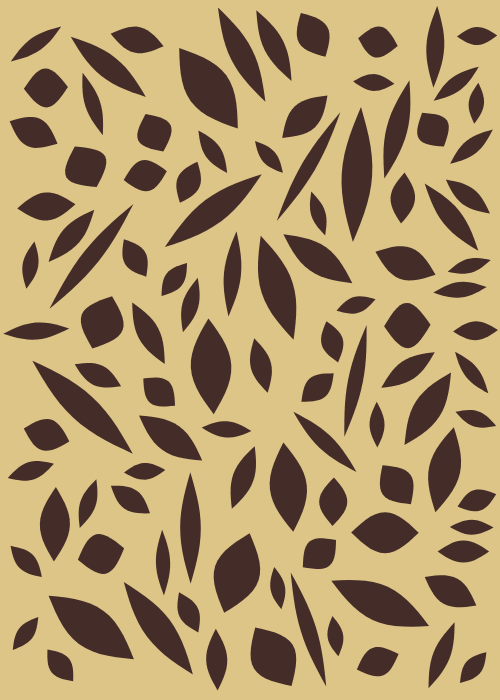
Frame 1 (no input)
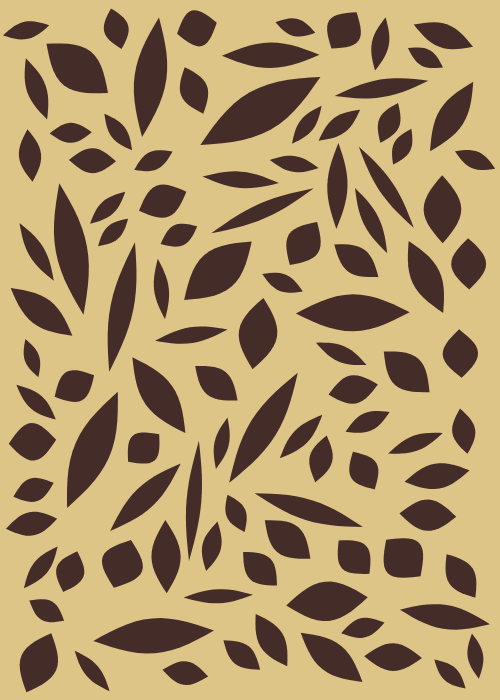
Frame 2 (the mouse pressed at the canvas centre, redrawn once)

The p5.js sketch that drew these frames (run headless with seeded random() and noise() and a simulated clock; the mouse was pressed at the canvas centre and the sketch redrawn once):

// p5.js sketch
// ── sketch.js
/**
 * Compilation: IrregularShapeCirclePacking.js
 * Dependencies: p5.js
 * Data files: none
 * 
 * Implements irregular packing algorithm using circle approximation collision detection.
 * Generates randomly sized and oriented lens-shaped leaves, using multiple circles
 * along each leaf's centerline to approximate its shape for efficient collision
 * detection via rejection sampling.
 * 
 * Algorithm: Brute-force rejection sampling with circle approximation
 * - Generate random leaf (position, size, rotation)
 * - Approximate leaf shape with 3-6 circles along centerline
 * - Accept if leaf doesn't collide with existing leaves
 * - Repeat until target count reached or max attempts exceeded
 * 
 * Collision detection: Circle-to-circle tests are faster than polygon-to-polygon,
 * making this approximation effective for irregular shapes.
 *
 * For additional information, see:
 *
 * @author Chloe Choi
 * @author Alexandros Haridis
 */

// Configuration constants
const TARGET_COUNT = 140;    // desired number of leaves to pack
const MIN_LEN = 40;          // minimum leaf length in pixels
const MAX_LEN = 140;         // maximum leaf length in pixels
const MIN_WID = 14;          // minimum leaf width in pixels
const MAX_WID = 46;          // maximum leaf width in pixels
const PADDING = 5;           // minimum spacing between leaf edges in pixels
const MAX_ATTEMPTS = 250000; // upper limit on placement attempts to prevent infinite loops
const POINTS_PER_SIDE = 14;  // number of points per half-curve for lens polygon

// Global state
let leaves = [];  // array of successfully placed Leaf objects

/**
 * Initialize canvas
 * @effects creates canvas and sets drawing to static mode
 */
function setup() {
  createCanvas(500, 700);
  noLoop();
}

/**
 * Main rendering loop
 * @requires setup() has been called
 * @effects sets background, packs leaves, and draws them
 */
function draw() {
  background(221, 196, 135);  // tan background
  packLeaves();
  
  // Draw all successfully placed leaves
  fill(68, 44, 41);  // dark brown leaf color
  noStroke();
  for (const leaf of leaves) {
    leaf.draw();
    // Uncomment to visualize circle approximations:
    // leaf.drawCircles();
  }
  
  // Uncomment to display placement statistics in top-left corner
  // fill(255);
  // textSize(14);
  // text(`Placed: ${leaves.length}/${TARGET_COUNT}`, 12, 20);
}

/**
 * Main packing algorithm using rejection sampling
 * 
 * Algorithm:
 * 1. Clear existing leaves array
 * 2. Generate random candidate leaf with random size and rotation
 * 3. Position is automatically constrained to keep leaf within canvas
 * 4. Test if candidate collides with existing leaves
 * 5. If no collision, add to leaves array
 * 6. Repeat until TARGET_COUNT reached or MAX_ATTEMPTS exceeded
 * 
 * @requires global constants TARGET_COUNT, MAX_ATTEMPTS are positive
 * @effects modifies global leaves array with successfully packed Leaf objects
 */
function packLeaves() {
  leaves = [];  // reset to empty array
  let attempts = 0;
  
  while (leaves.length < TARGET_COUNT && attempts < MAX_ATTEMPTS) {
    attempts++;
    const candidate = new Leaf();
    
    if (!candidate.collides(leaves)) {
      leaves.push(candidate);
    }
  }
}

/**
 * Leaf class
 * 
 * Represents a lens-shaped leaf with random position, size, and rotation.
 */
class Leaf {
  /**
   * Constructor - creates leaf with random properties
   * @effects initializes leaf with random size in [MIN_LEN, MAX_LEN] × [MIN_WID, MAX_WID],
   *          random rotation angle, position constrained to keep entire leaf within canvas,
   *          and generates circle approximation
   */
  constructor() {
    // Generate random size and rotation first
    this.len = random(MIN_LEN, MAX_LEN);  // leaf length
    this.wid = random(MIN_WID, MAX_WID);  // leaf width
    this.angle = random(TWO_PI);          // rotation angle
    
    // Calculate safe radius: diagonal of leaf's bounding box
    const halfLen = this.len * 0.5;
    const halfWid = this.wid * 0.5;
    const safeRadius = sqrt(halfLen * halfLen + halfWid * halfWid);
    
    // Constrain position to keep entire leaf within canvas bounds
    this.position = createVector(
      random(safeRadius, width - safeRadius),   // x-position
      random(safeRadius, height - safeRadius)   // y-position
    );
    
    this.circles = this.generateCircles(); // circle approximation for collision
  }
  
  /**
   * Generate circle approximation for this leaf
   * 
   * Algorithm:
   * - Determines number of circles based on leaf length (3-6 circles)
   * - Distributes circles evenly along centerline from tip to tip
   * - Applies sinusoidal taper to circle radii (larger in middle, smaller at tips)
   * - Transforms circles from local to world coordinates
   * 
   * This approximation allows fast circle-to-circle collision tests instead of
   * expensive polygon-to-polygon tests.
   * 
   * @returns {Object[]} array of circle objects with {x, y, r} in world coordinates
   */
  generateCircles() {
    const numCircles = this.getNumCircles();
    const halfLen = this.len * 0.5;
    const baseRadius = max(this.wid * 0.55, 2);
    
    const localCircles = [];
    
    // Distribute circles along the centerline with margin at tips
    const margin = baseRadius * 0.35;
    const leftEdge = -halfLen + margin;
    const rightEdge = halfLen - margin;
    
    for (let i = 0; i < numCircles; i++) {
      const t = i / (numCircles - 1);  // parameter from 0 to 1
      const localX = lerp(leftEdge, rightEdge, t);
      
      // Taper radius toward leaf tips using sine curve
      const taper = 0.55 + 0.45 * sin(PI * t);
      const radius = baseRadius * taper;
      
      localCircles.push({ x: localX, y: 0, r: radius });
    }
    
    return this.transformCirclesToWorld(localCircles);
  }
  
  /**
   * Determine number of circles based on leaf size
   * @returns {number} number of circles (3-6) to use for this leaf
   */
  getNumCircles() {
    if (this.len < 70) return 3;
    if (this.len < 95) return 4;
    if (this.len < 115) return 5;
    return 6;
  }
  
  /**
   * Transform circles from local to world coordinates
   * 
   * Applies rotation and translation to convert from leaf's local
   * coordinate system (centered, aligned along x-axis) to world
   * canvas coordinates.
   * 
   * @param {Object[]} localCircles - circles in local coordinates {x, y, r}
   * @returns {Object[]} circles in world coordinates {x, y, r}
   */
  transformCirclesToWorld(localCircles) {
    const cosA = cos(this.angle);
    const sinA = sin(this.angle);
    const worldCircles = [];
    
    for (const circle of localCircles) {
      // Apply rotation matrix and translation
      const worldX = circle.x * cosA - circle.y * sinA + this.position.x;
      const worldY = circle.x * sinA + circle.y * cosA + this.position.y;
      worldCircles.push({ x: worldX, y: worldY, r: circle.r });
    }
    
    return worldCircles;
  }
  
  /**
   * Check collision with array of other leaves
   * 
   * @param {Leaf[]} otherLeaves - array of leaves to test against
   * @requires otherLeaves is an array of Leaf objects
   * @returns {boolean} true if this leaf overlaps with any leaf in array
   */
  collides(otherLeaves) {
    for (const other of otherLeaves) {
      if (this.collidesWithLeaf(other)) {
        return true;
      }
    }
    return false;
  }
  
  /**
   * Check collision with a single other leaf using circle approximation
   * 
   * Algorithm: Tests all pairs of circles between the two leaves.
   * Two circles collide if distance between centers is less than
   * sum of their radii plus padding.
   * 
   * Optimization: Uses squared distances to avoid expensive sqrt()
   * 
   * @param {Leaf} other - leaf to test collision against
   * @requires other is a Leaf object with circles array
   * @returns {boolean} true if any circle pairs overlap, false otherwise
   */
  collidesWithLeaf(other) {
    // Test all circle pairs between leaves
    for (const circleA of this.circles) {
      for (const circleB of other.circles) {
        const radiusSum = circleA.r + circleB.r + PADDING;
        const dx = circleA.x - circleB.x;
        const dy = circleA.y - circleB.y;
        const distSquared = dx * dx + dy * dy;
        
        // Collision occurs when distance² < radiusSum²
        if (distSquared < radiusSum * radiusSum) {
          return true;
        }
      }
    }
    return false;
  }
  
  /**
   * Get the polygon points for this leaf in world coordinates
   * 
   * @returns {Object[]} array of {x, y} points defining leaf outline
   */
  getPolygon() {
    const local = this.getLocalPolygon();
    return this.rotateAndTranslate(local);
  }
  
  /**
   * Build lens shape polygon in local coordinates
   * 
   * Algorithm: Creates symmetric lens by computing top sine curve,
   * then mirroring it for bottom half. This creates an organic,
   * eye-shaped leaf with smooth curves.
   * 
   * The top curve uses sin(π*t) for a smooth bulge, starting and
   * ending at zero. The bottom curve mirrors this by flipping y-values.
   * 
   * @returns {Object[]} array of {x, y} points in local coordinates (centered, horizontal)
   */
  getLocalPolygon() {
    const pts = [];
    const halfLen = this.len * 0.5;
    const halfWid = this.wid * 0.5;
    
    // Build top curve using sine function
    const topCurve = [];
    for (let i = 0; i <= POINTS_PER_SIDE; i++) {
      const t = i / POINTS_PER_SIDE;  // parameter from 0 to 1
      const x = -halfLen + t * this.len;
      const y = halfWid * sin(PI * t);  // sine creates symmetric bulge
      topCurve.push({ x, y });
    }
    
    // Add top curve to points array
    for (const p of topCurve) {
      pts.push(p);
    }
    
    // Mirror for bottom curve (reverse order, flip y-coordinate)
    for (let i = topCurve.length - 1; i >= 0; i--) {
      pts.push({ 
        x: topCurve[i].x, 
        y: -topCurve[i].y 
      });
    }
    
    return pts;
  }
  
  /**
   * Rotate and translate polygon points from local to world coordinates
   * 
   * Applies 2D rotation matrix followed by translation.
   * 
   * @param {Object[]} poly - polygon points in local coordinates
   * @returns {Object[]} polygon points in world coordinates
   */
  rotateAndTranslate(poly) {
    const out = [];
    const cosA = cos(this.angle);
    const sinA = sin(this.angle);
    
    for (const p of poly) {
      // Apply rotation matrix and translation
      const x = p.x * cosA - p.y * sinA + this.position.x;
      const y = p.x * sinA + p.y * cosA + this.position.y;
      out.push({ x, y });
    }
    
    return out;
  }
  
  /**
   * Render leaf polygon to canvas
   * @effects draws filled polygon shape at transformed position and rotation
   */
  draw() {
    const poly = this.getPolygon();
    beginShape();
    for (const p of poly) {
      vertex(p.x, p.y);
    }
    endShape(CLOSE);
  }
  
  /**
   * Debug visualization of circle approximation
   * 
   * Draws semi-transparent red circles showing the collision approximation.
   * Useful for understanding and debugging the circle-based collision system.
   * 
   * @effects draws circle outlines over the leaf for debugging
   */
  drawCircles() {
    push();
    noFill();
    stroke(255, 0, 0, 100);  // semi-transparent red
    strokeWeight(1);
    for (const c of this.circles) {
      circle(c.x, c.y, c.r * 2);
    }
    pop();
  }
}
